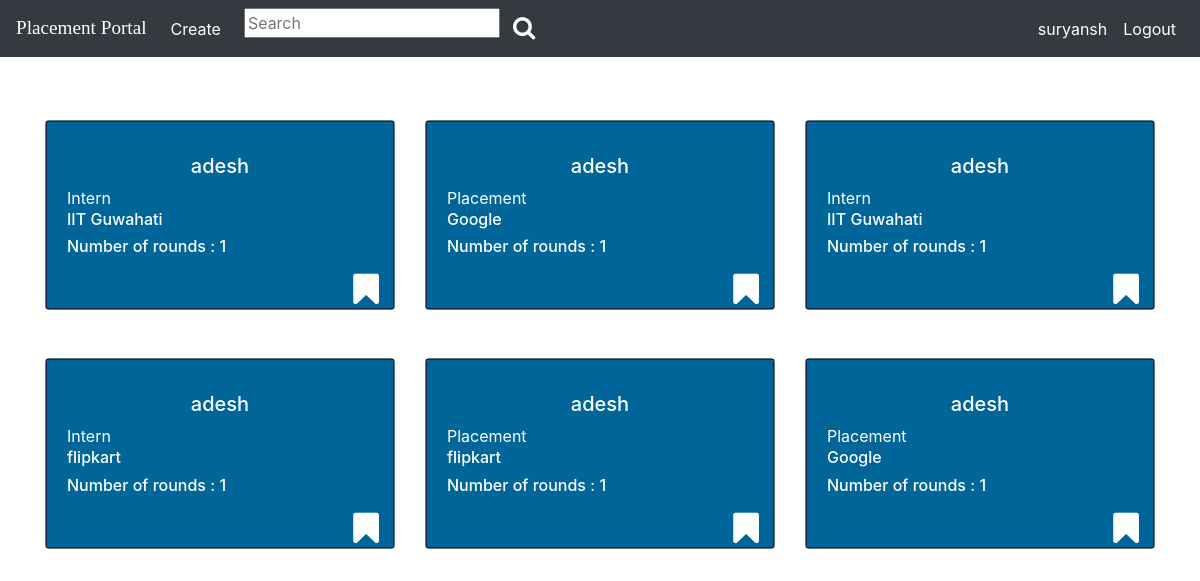
The app's page / (signed in), older data.
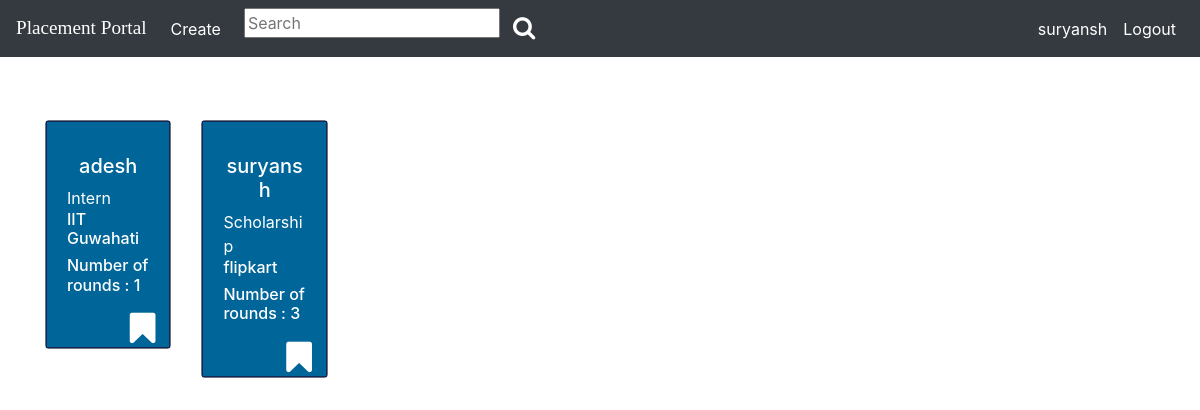
The same page, newer data.
### experience/models.py (models this page shows)
class Experience(models.Model):
    user=models.ForeignKey(User, on_delete=models.CASCADE, related_name='experiences', null=False)
    company=models.CharField(max_length=50, blank=False, null=False)
    experience_type=models.CharField(max_length=30, blank=False, choices=EXTYPE)
    recruitement_process=models.IntegerField(blank=False)

### PlacementPortal/views.py (the view)
# urls.py: 2. Add a URL to urlpatterns:  path('', Home.as_view(), name='home')
def Home(request):
    context={}
    experiences=Experience.objects.all()
    flag=[]
    for exp in experiences:
        aux=Bookmark.objects.all().filter(experience=exp).filter(user=request.user)
        if len(aux) == 0:
            flag.append(0)
        else :
            flag.append(1)
    context['experiences']=zip(experiences, flag)
    context['form']=BookmarkForm()
    context['searchform']=SearchForm()
    return render(request, 'experience/home.html', context)

### experience/forms.py
class BookmarkForm(forms.ModelForm):
    class Meta():
        model=Bookmark
        fields=[]

class SearchForm(forms.Form):
    pattern=forms.CharField(max_length=25, required=False, label="", widget=forms.TextInput(attrs={'placeholder':'Search'}))
    class Meta():
        widgets = {
            'pattern' : forms.Textarea(attrs={'width':20})
        }

### template/experience/home.html (shortened to what this page needs)
{% load crispy_forms_tags %}
<!doctype html>
<html lang="en">
  <head>
    <link rel="stylesheet" href="https://stackpath.bootstrapcdn.com/bootstrap/4.4.1/css/bootstrap.min.css">
    <link rel="stylesheet" href="path/to/font-awesome/css/font-awesome.min.css">
    <link href="https://maxcdn.bootstrapcdn.com/font-awesome/4.2.0/css/font-awesome.min.css" rel="stylesheet">
  </head>
  <body>
    <nav class="navbar fixed-top navbar-expand-lg navbar-dark bg-dark">
      <a class="navbar-brand" style="font-family:'Monoton', cursive; font-size:1.2em;" href="{% url 'home' %}">Placement Portal</a>
      <ul class='navbar-nav mx-auto'>
        <li class="nav-item active"><a class="nav-link" href="{% url 'experience:create_experience' %}">Create</a></li>
      </ul>
      <div class="col-sm-3 col-md-4">
        <form action={% url 'experience:search_experience' %} method="post" class="navbar-form">
        <div class="input-group">
            <div value={{searchvalue}}>
              {{searchform.pattern}}
            </div>
            <div class="input-group-btn">
              <button class="btn" type="submit"><i class="fa fa-search" aria-hidden="true" style="font-size:24px;color:white"></i></button>
            </div>
        </div>
        </form>
        </div>
      <div class="collapse navbar-collapse" id="navbarSupportedContent">
        <ul class="navbar-nav ml-auto">
          {% if user.is_authenticated %}
          <li class="nav-item active">
            <a class="nav-link" href="#" id="navbarDropdown" role="button" data-toggle="dropdown" aria-haspopup="true" aria-expanded="false">
              {{request.user.username}}
            </a>
          </li>
          <li class="nav-item active">
            <a class="nav-link" href="{% url 'account:user_logout' %}">Logout<span class="sr-only">(current)</span></a>
          </li>
          {% endif %}
        </ul>
      </div>
    </nav>
    <br><br><br><br>
<br>
    <div class="col-md-12">
      <div class="container">
        <div class="row">
          <div class="card-group ">
          {% for experience, f in experiences %}
            <div class="col-md-4">
              <div class="card text-white border-secondary mx-auto mb-5 w-100" style='background-color:rgb(0, 102, 153); '>
                  <div class="card-body" style='border: 1px solid rgb(23, 38, 87) '>
                    <div class="card-text">
                      <h5 style="text-align:center">{{experience.user.username}}</h5>
                      <div >
                        <h8 style="text-align:left"> {{experience.experience_type}}
                          <span><h6> {{experience.company}}</h6></span></h8>
                      </div>
                      <h6>Number of rounds : {{experience.recruitement_process}}</h6>
                      {% if f == 1 %}
                        <form action={% url 'experience:bookmark_experience' experience.pk %} method="post">
                          {% csrf_token %}
                          {{form}}
                          <div style="position: absolute; right: 2px;">
                            <button class="btn" type="submit"><i class="fa fa-bookmark" aria-hidden="true" style="font-size:30px;color:yellow"></i></button>
                          </div>
                        </form>
                      {% else %}
                        <form action={% url 'experience:bookmark_experience' experience.pk %} method="post">
                          <div style="position: absolute; right: 2px;">
                            <button class="btn" type="submit"><i class="fa fa-bookmark" aria-hidden="true" style="font-size:36px;color:white"></i></button>
                          </div>
                        </form>
                      {% endif %}
                      <br>
                    </div>
                  </div>
              </div>
            </div>
          {% endfor %}
          </div>
        </div>
      </div>
  </body>
</html>

Row changes from the older to the newer data that the page shows:
removed Experience: user.username "adesh", experience_type "Placement", company "Google", recruitement_process "1"
removed Experience: user.username "adesh", experience_type "Intern", company "IIT Guwahati", recruitement_process "1"
removed Experience: user.username "adesh", experience_type "Intern", company "flipkart", recruitement_process "1"
removed Experience: user.username "adesh", experience_type "Placement", company "flipkart", recruitement_process "1"
removed Experience: user.username "adesh", experience_type "Placement", company "Google", recruitement_process "1"
added Experience: user.username "suryansh", experience_type "Scholarship", company "flipkart", recruitement_process "3"
